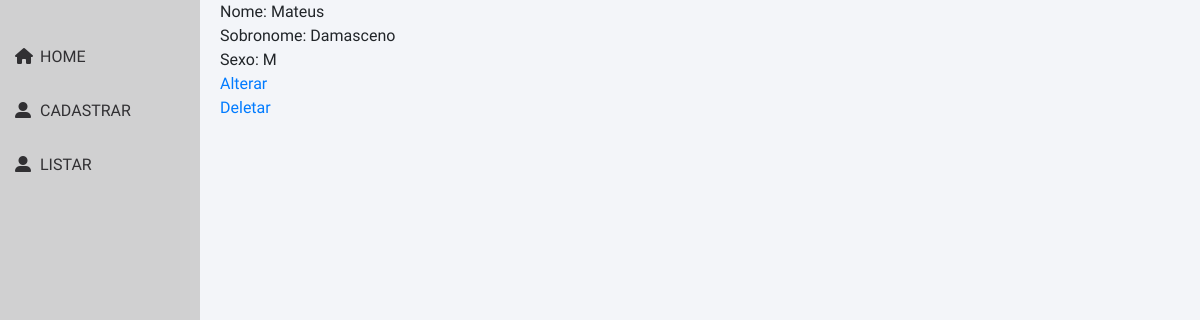
The app's page /listar, older data.
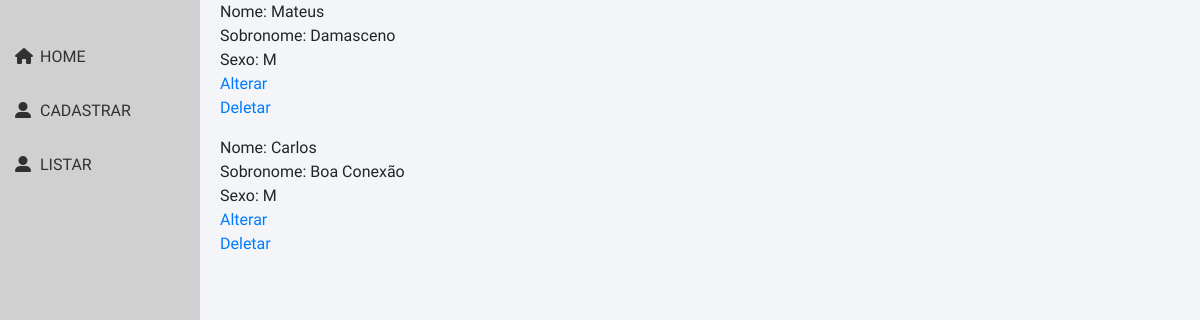
The same page, newer data.
### polls/models.py (models this page shows)
class Usuario(models.Model):
  nome = models.CharField(
    max_length = 100
  )
  sobrenome = models.CharField(
    max_length = 100
  )
  sexo_Choices = [
    ('F', 'Feminino'),
    ('M', 'Masculino')
  ]
  sexo = models.CharField(
    max_length = 100,
    choices = sexo_Choices
  )

### polls/views.py (the view)
# urls.py: path('listar', views.listar, name='listar'),
def listar(request):
  usuarios = Usuario.objects.all() #retorna todas as linhas da tabela
  return render(request, 'listar.html', {'usuarios': usuarios})

### polls/templates/listar.html (shortened to what this page needs)
<!DOCTYPE html>
{% load static %}
<html lang="en">
  <head>
    <link
      rel="stylesheet"
      href="https://stackpath.bootstrapcdn.com/bootstrap/4.4.1/css/bootstrap.min.css"
    />
    <link rel="stylesheet" href="{% static 'polls/css/style.css' %}" />
  </head>
  <body>
    <div class="wrapper">
      <div class="sidebar">
        <ul>
          <li>
            <a href="{% url 'index' %}"><i class="fas fa-home"></i>HOME</a>
          </li>
          <li>
            <a href="{% url 'cadastrar' %}"
              ><i class="fas fa-user-alt"></i>CADASTRAR</a
            >
          </li>
          <li>
            <a href="{% url 'listar' %}"
              ><i class="fas fa-user-alt"></i>LISTAR</a
            >
          </li>
        </ul>
      </div>
    </div>
    <div id="lista">
      {% for i in usuarios %}
      <ul>
        <li>Nome: {{i.nome}}</li>
        <li>Sobronome: {{i.sobrenome}}</li>
        <li>Sexo: {{i.sexo}}</li>
        <a href="{% url 'alterar' id=i.id %}">Alterar</a>
        <br />
        <a href="{% url 'deletar' id=i.id %}">Deletar</a>
      </ul>
      {% endfor %}
    </div>
  </body>
</html>

Row changes from the older to the newer data that the page shows:
added Usuario: nome "Carlos", sobrenome "Boa Conexão", sexo "M"
